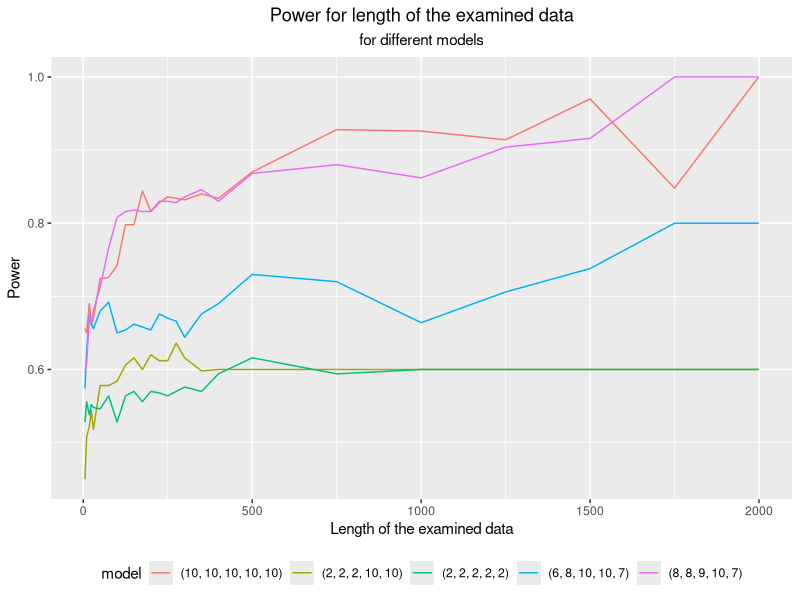
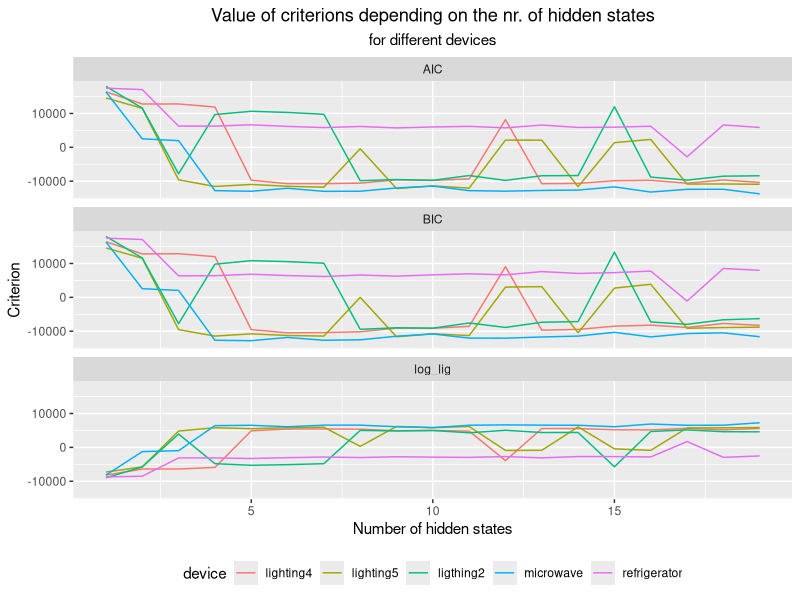
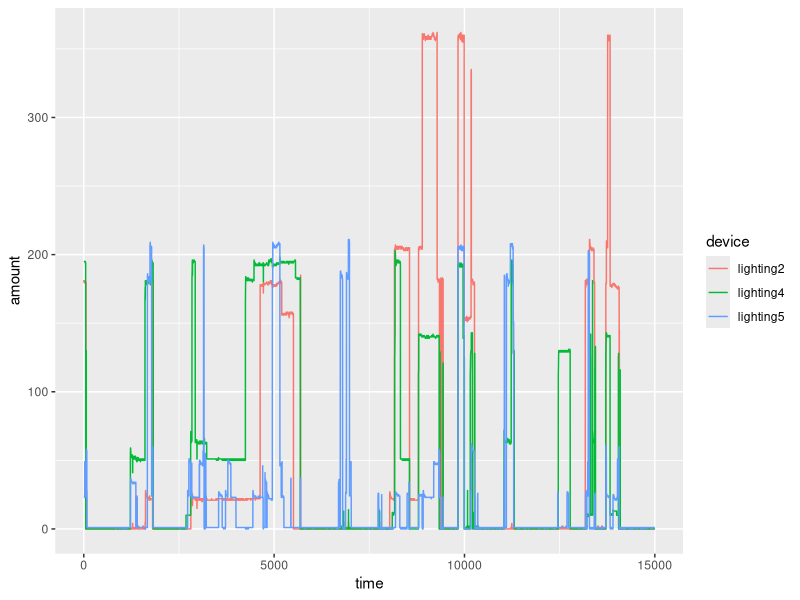
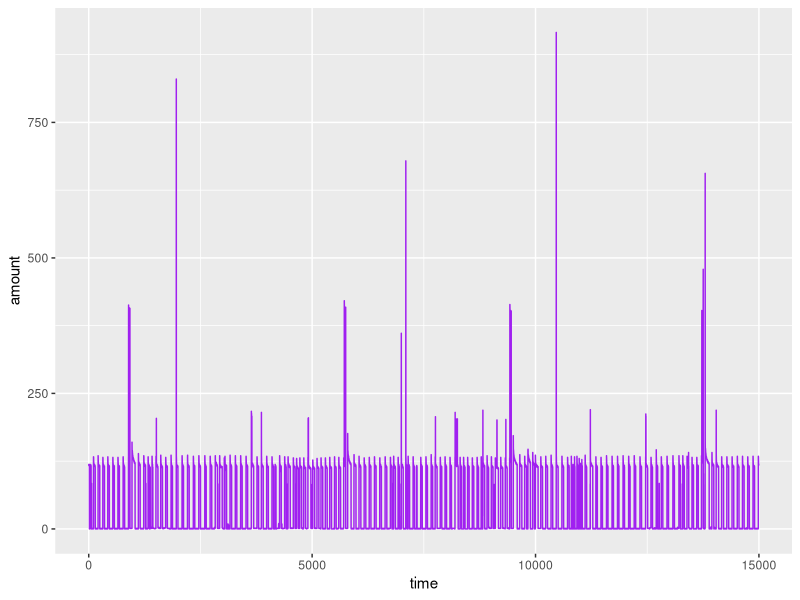
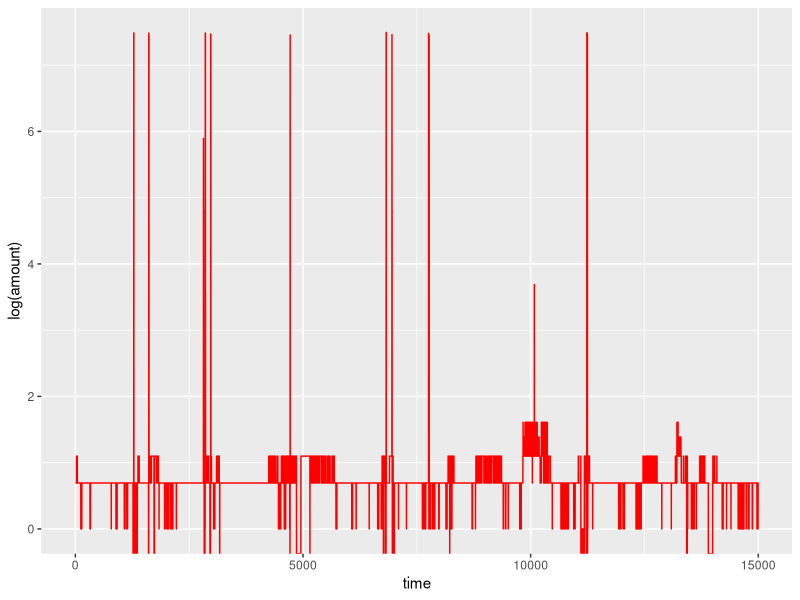

Write the R code that produced these figures, in order.
library(ggplot2)
setwd(dirname(rstudioapi::getActiveDocumentContext()$path))
dane1 = data.frame(read.csv("dane_na_wykresy.csv",header = T))
dane1$power <-as.numeric(dane1$power)
dane1$length <-as.numeric(dane1$length)

ggplot(dane1,aes(x=length,y=power,col = model))+geom_line()+   
  labs(x = "Length of the examined data", y = "Power", title = "Power for length of the examined data",
       subtitle = "for different models")+
  theme(plot.title = element_text(hjust = 0.5),
        plot.subtitle = element_text(hjust = 0.5),
        legend.position = "bottom")


dane2 = data.frame(read.csv("dane_na_wykresy_2.csv",header = T))

dane2$n <-as.numeric(dane2$n)
dane2$value <-as.numeric(dane2$value)

ggplot(dane2,aes(x=n,y=value,col = device))+geom_line()+facet_wrap(~kryt,ncol = 1)+   
  labs(x = "Number of hidden states", y = "Criterion", title = "Value of criterions depending on the nr. of hidden states",
       subtitle = "for different devices")+
  theme(plot.title = element_text(hjust = 0.5),
        plot.subtitle = element_text(hjust = 0.5),
        legend.position = "bottom")


prady <-(read.csv("house3_5devices_train.csv",header = T))
n <- length(prady[,1])
dan<-rbind(
  cbind(1:n,prady[,2],"lighting2"),
  cbind(1:n,prady[,3],"lighting5"),
  cbind(1:n,prady[,4],"lighting4"),
  cbind(1:n,prady[,5],"refrigerator"),
  cbind(1:n,prady[,6],"microwave")
)
prady<-data.frame(dan)
colnames(prady)<-c("time","amount","device")
prady$time <-as.numeric(prady$time)
prady$amount <-as.numeric(prady$amount)

ggplot(subset(prady,prady$device!="refrigerator" & prady$device!="microwave"),
       aes(x=time,y=amount,col = device))+geom_line()

ggplot(subset(prady,prady$device=="refrigerator"),
       aes(x=time,y=amount))+geom_line(col = "purple")

ggplot(subset(prady,prady$device=="microwave"),
       aes(x=time,y=log(amount)))+geom_line(col = "red")
